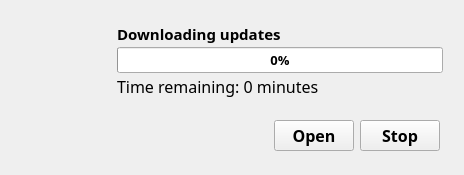
<?xml version="1.0" encoding="UTF-8"?>
<ui version="4.0">
 <class>Downloader</class>
 <widget class="QWidget" name="Downloader">
  <property name="windowModality">
   <enum>Qt::ApplicationModal</enum>
  </property>
  <property name="geometry">
   <rect>
    <x>0</x>
    <y>0</y>
    <width>464</width>
    <height>168</height>
   </rect>
  </property>
  <property name="sizePolicy">
   <sizepolicy hsizetype="Minimum" vsizetype="Minimum">
    <horstretch>0</horstretch>
    <verstretch>0</verstretch>
   </sizepolicy>
  </property>
  <property name="windowTitle">
   <string>Updater</string>
  </property>
  <layout class="QVBoxLayout" name="verticalLayout">
   <property name="spacing">
    <number>0</number>
   </property>
   <property name="leftMargin">
    <number>12</number>
   </property>
   <property name="topMargin">
    <number>12</number>
   </property>
   <property name="rightMargin">
    <number>12</number>
   </property>
   <property name="bottomMargin">
    <number>12</number>
   </property>
   <item>
    <widget class="QWidget" name="widget" native="true">
     <layout class="QHBoxLayout" name="horizontalLayout">
      <property name="spacing">
       <number>0</number>
      </property>
      <property name="leftMargin">
       <number>0</number>
      </property>
      <property name="topMargin">
       <number>0</number>
      </property>
      <property name="rightMargin">
       <number>0</number>
      </property>
      <property name="bottomMargin">
       <number>0</number>
      </property>
      <item>
       <widget class="QLabel" name="updater_icon">
        <property name="minimumSize">
         <size>
          <width>96</width>
          <height>96</height>
         </size>
        </property>
        <property name="text">
         <string/>
        </property>
        <property name="pixmap">
         <pixmap resource="../etc/resources/qsimpleupdater.qrc">:/icons/update.png</pixmap>
        </property>
       </widget>
      </item>
      <item>
       <widget class="QWidget" name="progressFrame" native="true">
        <layout class="QVBoxLayout" name="verticalLayout_2">
         <property name="spacing">
          <number>0</number>
         </property>
         <item>
          <widget class="QLabel" name="downloadLabel">
           <property name="font">
            <font>
             <family>微软雅黑 Light</family>
             <pointsize>11</pointsize>
             <weight>75</weight>
             <bold>true</bold>
            </font>
           </property>
           <property name="text">
            <string>Downloading updates</string>
           </property>
          </widget>
         </item>
         <item>
          <widget class="QProgressBar" name="progressBar">
           <property name="minimumSize">
            <size>
             <width>320</width>
             <height>0</height>
            </size>
           </property>
           <property name="font">
            <font>
             <family>微软雅黑 Light</family>
             <pointsize>10</pointsize>
             <weight>75</weight>
             <bold>true</bold>
            </font>
           </property>
           <property name="value">
            <number>0</number>
           </property>
           <property name="invertedAppearance">
            <bool>false</bool>
           </property>
          </widget>
         </item>
         <item>
          <widget class="QLabel" name="timeLabel">
           <property name="font">
            <font>
             <family>幼圆</family>
             <pointsize>12</pointsize>
             <weight>50</weight>
             <bold>false</bold>
            </font>
           </property>
           <property name="text">
            <string>Time remaining: 0 minutes</string>
           </property>
          </widget>
         </item>
        </layout>
       </widget>
      </item>
     </layout>
    </widget>
   </item>
   <item>
    <widget class="QWidget" name="buttonFrame" native="true">
     <layout class="QHBoxLayout" name="horizontalLayout_2">
      <property name="leftMargin">
       <number>12</number>
      </property>
      <property name="topMargin">
       <number>12</number>
      </property>
      <property name="rightMargin">
       <number>12</number>
      </property>
      <property name="bottomMargin">
       <number>12</number>
      </property>
      <item>
       <spacer name="buttonSpacer">
        <property name="orientation">
         <enum>Qt::Horizontal</enum>
        </property>
        <property name="sizeHint" stdset="0">
         <size>
          <width>40</width>
          <height>20</height>
         </size>
        </property>
       </spacer>
      </item>
      <item>
       <widget class="QPushButton" name="openButton">
        <property name="font">
         <font>
          <family>微软雅黑 Light</family>
          <pointsize>12</pointsize>
          <weight>75</weight>
          <bold>true</bold>
         </font>
        </property>
        <property name="text">
         <string>Open</string>
        </property>
       </widget>
      </item>
      <item>
       <widget class="QPushButton" name="stopButton">
        <property name="font">
         <font>
          <family>微软雅黑 Light</family>
          <pointsize>12</pointsize>
          <weight>75</weight>
          <bold>true</bold>
         </font>
        </property>
        <property name="text">
         <string>Stop</string>
        </property>
       </widget>
      </item>
     </layout>
    </widget>
   </item>
  </layout>
 </widget>
 <resources>
  <include location="../etc/resources/qsimpleupdater.qrc"/>
 </resources>
 <connections/>
</ui>
